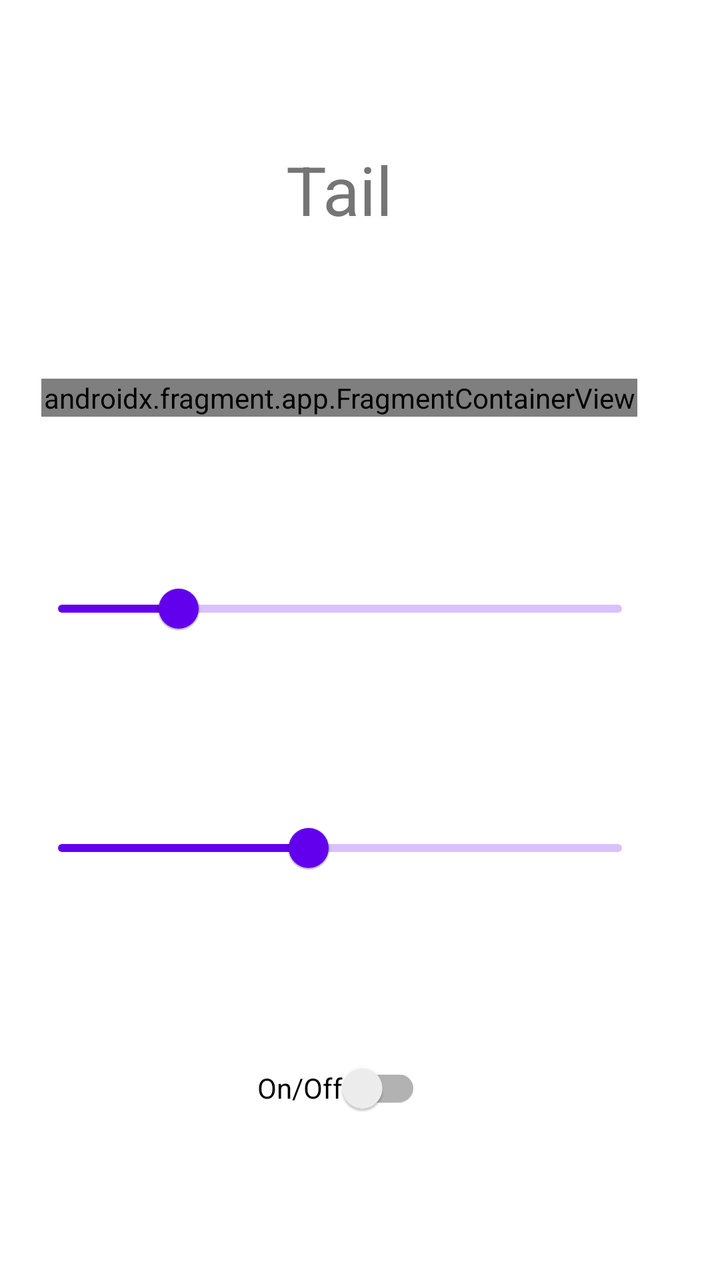
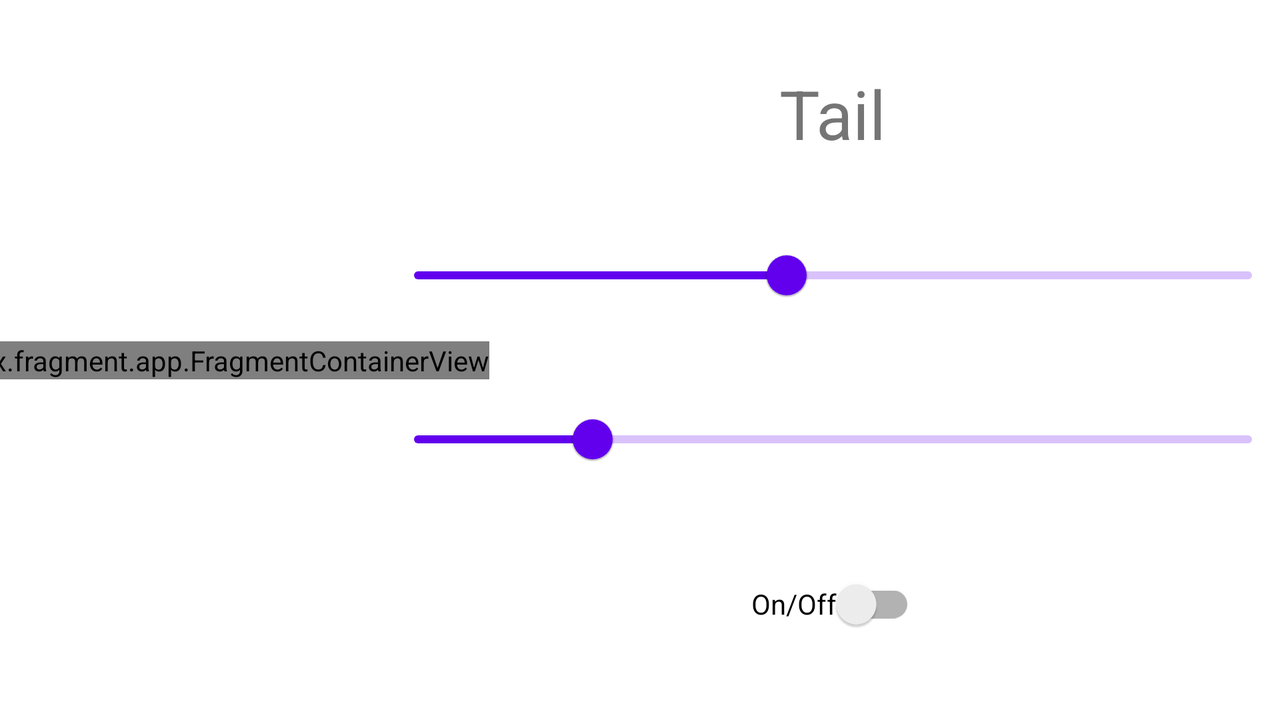

Compare how this app lays out the same screen by default and in its alternative resource folder. The renders come first, then the two layout files and the values they reference.
<!-- AndroidManifest.xml: application theme Theme.LedStrip -->
<!-- res/layout/fragment_tail.xml -->
<?xml version="1.0" encoding="utf-8"?>
<androidx.constraintlayout.widget.ConstraintLayout xmlns:android="http://schemas.android.com/apk/res/android"
    xmlns:app="http://schemas.android.com/apk/res-auto"
    xmlns:tools="http://schemas.android.com/tools"
    android:layout_width="match_parent"
    android:layout_height="match_parent"
    android:paddingLeft="10pt"
    android:paddingRight="20pt"
    tools:context=".ui.control.TailFragment">

    <TextView
        android:id="@+id/tvTitleTail"
        android:layout_width="wrap_content"
        android:layout_height="wrap_content"
        android:text="@string/tvTitleTail"
        android:textSize="34sp"
        app:layout_constraintBottom_toTopOf="@+id/fcTailColor"
        app:layout_constraintEnd_toEndOf="parent"
        app:layout_constraintStart_toStartOf="parent"
        app:layout_constraintTop_toTopOf="parent" />

    <androidx.fragment.app.FragmentContainerView
        android:id="@+id/fcTailColor"
        android:name="com.grandfatherpikhto.ledstrip.ui.control.ColorFragment"
        android:layout_width="0dp"
        android:layout_height="wrap_content"
        app:layout_constraintBottom_toTopOf="@+id/slTailWidth"
        app:layout_constraintEnd_toEndOf="parent"
        app:layout_constraintHorizontal_bias="0.5"
        app:layout_constraintStart_toStartOf="parent"
        app:layout_constraintTop_toBottomOf="@+id/tvTitleTail" />

    <com.google.android.material.slider.Slider
        android:id="@+id/slTailWidth"
        android:layout_width="310dp"
        android:layout_height="wrap_content"
        android:contentDescription="@string/tvTailLen"
        android:orientation="horizontal"
        android:value="25"
        android:valueFrom="5"
        android:valueTo="100"
        app:layout_constraintBottom_toTopOf="@+id/slTailSpeed"
        app:layout_constraintEnd_toEndOf="parent"
        app:layout_constraintHorizontal_bias="0.5"
        app:layout_constraintStart_toStartOf="parent"
        app:layout_constraintTop_toBottomOf="@+id/fcTailColor" />

    <com.google.android.material.slider.Slider
        android:id="@+id/slTailSpeed"
        android:layout_width="310dp"
        android:layout_height="wrap_content"
        android:contentDescription="@string/tvTailLen"
        android:value="50"
        android:valueFrom="10"
        android:valueTo="100"
        app:layout_constraintBottom_toTopOf="@+id/swEnableTail"
        app:layout_constraintEnd_toEndOf="parent"
        app:layout_constraintHorizontal_bias="0.5"
        app:layout_constraintStart_toStartOf="parent"
        app:layout_constraintTop_toBottomOf="@+id/slTailWidth" />

    <androidx.appcompat.widget.SwitchCompat
        android:id="@+id/swEnableTail"
        android:layout_width="wrap_content"
        android:layout_height="wrap_content"
        android:text="@string/switchEnable"
        app:layout_constraintBottom_toBottomOf="parent"
        app:layout_constraintEnd_toEndOf="parent"
        app:layout_constraintHorizontal_bias="0.5"
        app:layout_constraintStart_toStartOf="parent"
        app:layout_constraintTop_toBottomOf="@+id/slTailSpeed" />

</androidx.constraintlayout.widget.ConstraintLayout>
<!-- resources referenced by this layout -->
<resources>
  <string name="switchEnable">On/Off</string>
  <string name="tvTailLen">Length</string>
  <string name="tvTitleTail">Tail</string>
  <style name="Theme.LedStrip" parent="Theme.MaterialComponents.DayNight.DarkActionBar">
          
          <item name="colorPrimary">@color/purple_500</item>
          <item name="colorPrimaryVariant">@color/purple_700</item>
          <item name="colorOnPrimary">@color/white</item>
          
          <item name="colorSecondary">@color/teal_200</item>
          <item name="colorSecondaryVariant">@color/teal_700</item>
          <item name="colorOnSecondary">@color/black</item>
          
          <item name="android:statusBarColor" tools:targetApi="l">?attr/colorPrimaryVariant</item>
          
      </style>
</resources>
<!-- res/layout-land/fragment_tail.xml (the repository's variant of the layout above) -->
<!-- drawn on the phone turned sideways -->
<?xml version="1.0" encoding="utf-8"?>
<androidx.constraintlayout.widget.ConstraintLayout xmlns:android="http://schemas.android.com/apk/res/android"
    xmlns:app="http://schemas.android.com/apk/res-auto"
    xmlns:tools="http://schemas.android.com/tools"
    android:layout_width="match_parent"
    android:layout_height="match_parent"
    tools:context=".ui.control.TailFragment">

    <androidx.fragment.app.FragmentContainerView
        android:id="@+id/fcViewTailColor"
        android:name="com.grandfatherpikhto.ledstrip.ui.control.ColorFragment"
        android:layout_width="wrap_content"
        android:layout_height="wrap_content"
        app:layout_constraintBottom_toBottomOf="parent"
        app:layout_constraintEnd_toStartOf="@+id/constraintLayout4"
        app:layout_constraintStart_toStartOf="parent"
        app:layout_constraintTop_toTopOf="parent" />

    <androidx.constraintlayout.widget.ConstraintLayout
        android:id="@+id/constraintLayout4"
        android:layout_width="0dp"
        android:layout_height="match_parent"
        app:layout_constraintEnd_toEndOf="parent">

        <TextView
            android:id="@+id/tvTitleTail"
            android:layout_width="wrap_content"
            android:layout_height="wrap_content"
            android:text="@string/tvTitleTail"
            android:textSize="34sp"
            app:layout_constraintBottom_toTopOf="@+id/slTailSpeed"
            app:layout_constraintEnd_toEndOf="parent"
            app:layout_constraintStart_toStartOf="parent"
            app:layout_constraintTop_toTopOf="parent" />

        <com.google.android.material.slider.Slider
            android:id="@+id/slTailSpeed"
            android:layout_width="447dp"
            android:layout_height="wrap_content"
            android:contentDescription="@string/tvTailLen"
            android:value="50"
            android:valueFrom="10"
            android:valueTo="100"
            app:layout_constraintBottom_toTopOf="@+id/slTailWidth"
            app:layout_constraintEnd_toEndOf="parent"
            app:layout_constraintStart_toStartOf="parent"
            app:layout_constraintTop_toBottomOf="@+id/tvTitleTail" />

        <com.google.android.material.slider.Slider
            android:id="@+id/slTailWidth"
            android:layout_width="447dp"
            android:layout_height="wrap_content"
            android:contentDescription="@string/tvTailLen"
            android:value="25"
            android:valueFrom="5"
            android:valueTo="100"
            app:layout_constraintBottom_toTopOf="@+id/swEnableTail"
            app:layout_constraintEnd_toEndOf="parent"
            app:layout_constraintStart_toStartOf="parent"
            app:layout_constraintTop_toBottomOf="@+id/slTailSpeed" />

        <androidx.appcompat.widget.SwitchCompat
            android:id="@+id/swEnableTail"
            android:layout_width="wrap_content"
            android:layout_height="wrap_content"
            android:text="@string/switchEnable"
            app:layout_constraintBottom_toBottomOf="parent"
            app:layout_constraintEnd_toEndOf="parent"
            app:layout_constraintStart_toStartOf="parent"
            app:layout_constraintTop_toBottomOf="@+id/slTailWidth" />

    </androidx.constraintlayout.widget.ConstraintLayout>

</androidx.constraintlayout.widget.ConstraintLayout>
